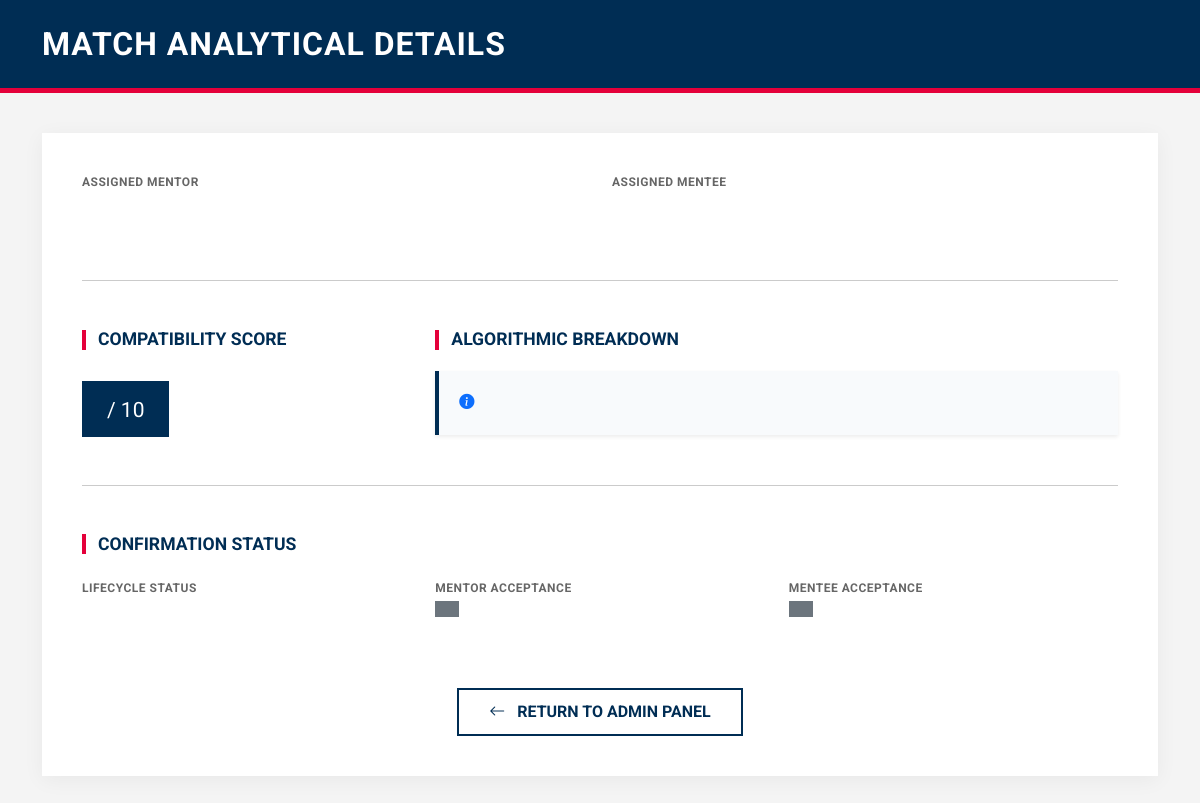
Page /match_details/97 on the earlier database version.
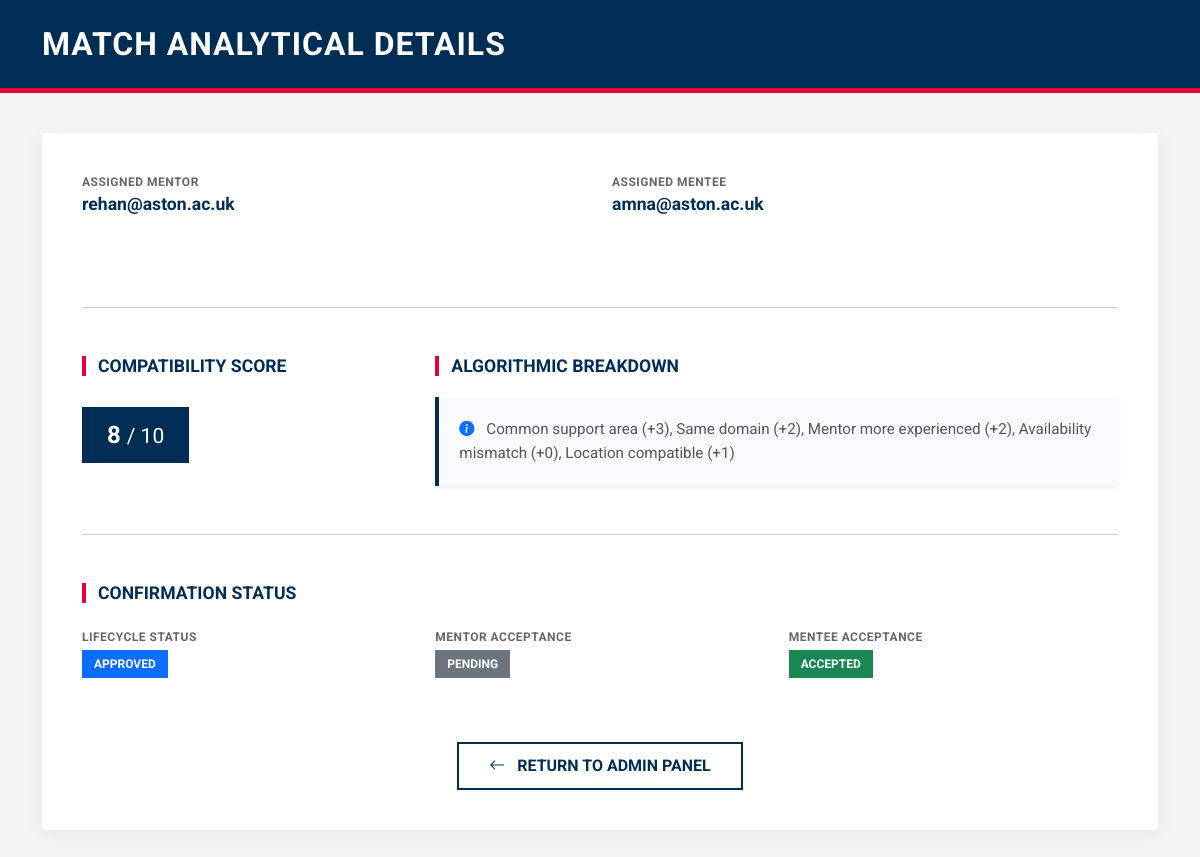
Same page on the later database version.
### tables this page shows
CREATE TABLE users (
    id INTEGER PRIMARY KEY AUTOINCREMENT,
    email TEXT UNIQUE,
    password TEXT,
    role TEXT,
    level TEXT,
    status TEXT
, experience TEXT, domain TEXT, availability TEXT, location TEXT);

CREATE TABLE matches (
    id INTEGER PRIMARY KEY AUTOINCREMENT,
    mentor_id INTEGER,
    mentee_id INTEGER,
    score INTEGER,
    reason TEXT,
    status TEXT DEFAULT 'pending',
    mentor_response TEXT DEFAULT 'pending',
    mentee_response TEXT DEFAULT 'pending',
    FOREIGN KEY (mentor_id) REFERENCES users(id),
    FOREIGN KEY (mentee_id) REFERENCES users(id)
);

### app.py (the view)
@app.route("/match_details/<int:match_id>")
def match_details(match_id):
    conn = get_db()
    match = conn.execute("""
        SELECT m.*,
               u1.email AS mentor_email,
               u2.email AS mentee_email
        FROM matches m
        JOIN users u1 ON m.mentor_id = u1.id
        JOIN users u2 ON m.mentee_id = u2.id
        WHERE m.id=?
    """, (match_id,)).fetchone()
    conn.close()
    return render_template("match_details.html", match=match)

### app.py (called while the page is built)
def get_db():
    conn = sqlite3.connect("database.db", timeout=30)
    conn.row_factory = sqlite3.Row
    return conn

### templates/match_details.html (shortened to what this page needs)
<!DOCTYPE html>
<html lang="en">
<head>
    <link href="https://cdn.jsdelivr.net/npm/bootstrap@5.3.2/dist/css/bootstrap.min.css" rel="stylesheet">
    <link rel="stylesheet" href="https://cdn.jsdelivr.net/npm/bootstrap-icons@1.11.3/font/bootstrap-icons.min.css">
</head>
<body>
<header class="admin-header">
    <div class="container">
        <h2>Match Analytical Details</h2>
    </div>
</header>
<div class="container">
    <div class="details-card">
        <div class="row mb-5">
            <div class="col-md-6 info-group">
                <span class="info-label">Assigned Mentor</span>
                <p class="info-value">{{ match.mentor_email }}</p>
            </div>
            <div class="col-md-6 info-group">
                <span class="info-label">Assigned Mentee</span>
                <p class="info-value">{{ match.mentee_email }}</p>
            </div>
        </div>
        <hr class="mb-5">
        <div class="row mb-5">
            <div class="col-md-4">
                <h4 class="section-title">Compatibility Score</h4>
                <div class="score-display">
                    {{ match.score }} <small class="fw-normal">/ 10</small>
                </div>
            </div>
            <div class="col-md-8">
                <h4 class="section-title">Algorithmic Breakdown</h4>
                <div class="reason-box shadow-sm">
                    <i class="bi bi-info-circle-fill me-2 text-primary"></i>
                    {{ match.reason }}
                </div>
            </div>
        </div>
        <hr class="mb-5">
        <h4 class="section-title">Confirmation Status</h4>
        <div class="row mt-4">
            <div class="col-md-4 mb-3">
                <span class="info-label">Lifecycle Status</span>
                <span class="badge status-badge bg-primary mt-1">{{ match.status }}</span>
            </div>
            <div class="col-md-4 mb-3">
                <span class="info-label">Mentor Acceptance</span>
                <span class="badge status-badge {% if match.mentor_response|lower == 'accepted' %}bg-success{% else %}bg-secondary{% endif %} mt-1">
                    {{ match.mentor_response }}
                </span>
            </div>
            <div class="col-md-4 mb-3">
                <span class="info-label">Mentee Acceptance</span>
                <span class="badge status-badge {% if match.mentee_response|lower == 'accepted' %}bg-success{% else %}bg-secondary{% endif %} mt-1">
                    {{ match.mentee_response }}
                </span>
            </div>
        </div>
        <div class="text-center mt-5">
            <a href="/admin" class="btn btn-aston-outline">
                <i class="bi bi-arrow-left me-2"></i> Return to Admin Panel
            </a>
        </div>
    </div>
</div>
</body>
</html>

Differences in the rows shown:
added users: mentor_email "rehan@aston.ac.uk"
added users: mentee_email "amna@aston.ac.uk"
added matches: score "8", reason "Common support area (+3), Same domain (+2), Mentor more experienced (+2), Availability mismatch (+0), Location compatible (+1)", status "APPROVED", mentor_response "PENDING", mentee_response "ACCEPTED"
